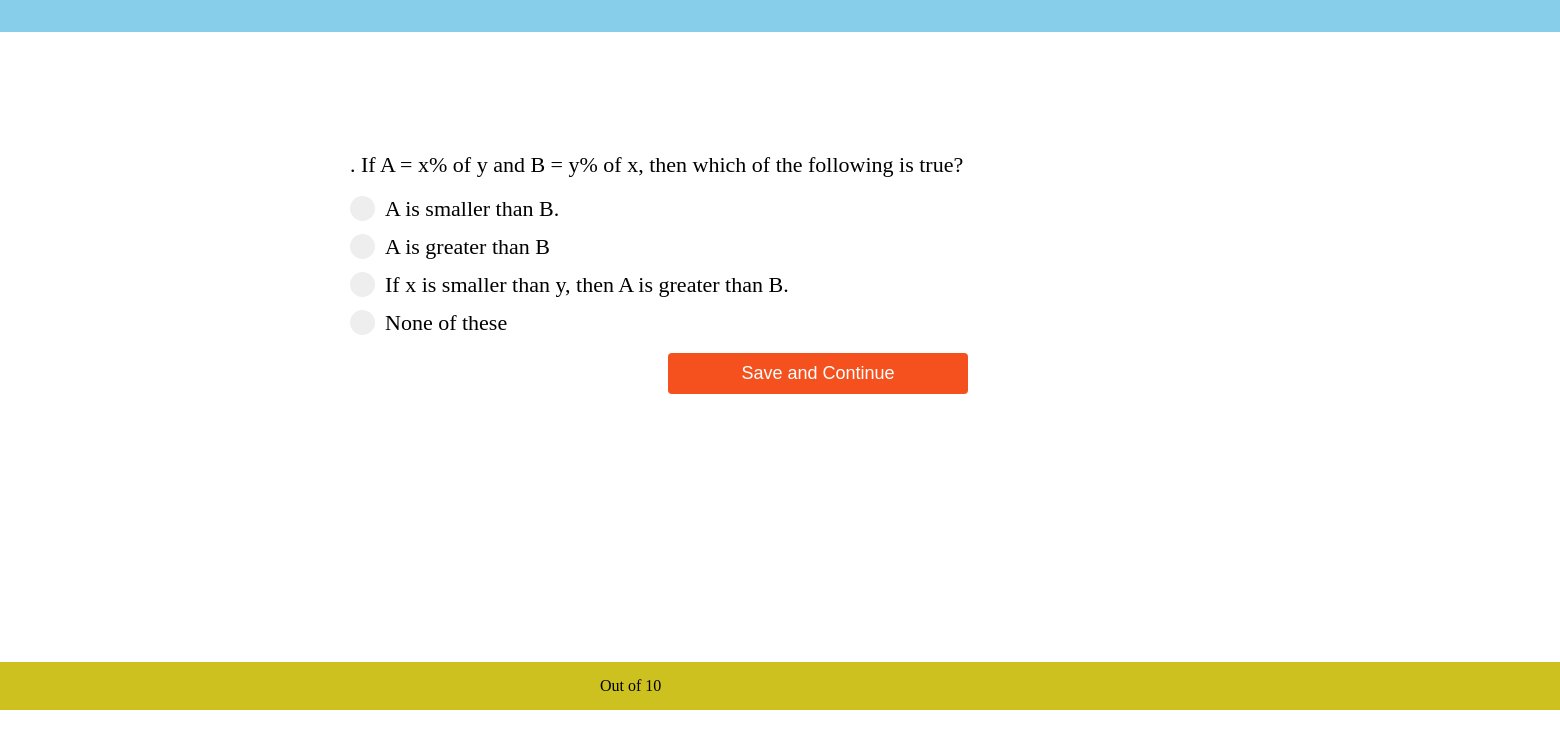
Page /showqns.php on the committed database.
### tables this page shows
CREATE TABLE `question` (
  `qno` int(11) NOT NULL,
  `cat_id` int(11) NOT NULL,
  `qn` varchar(100) NOT NULL,
  `o1` varchar(100) NOT NULL,
  `o2` varchar(100) NOT NULL,
  `o3` varchar(100) NOT NULL,
  `o4` varchar(100) NOT NULL
);

### showqns.php (the view, shortened to what this page needs)
<?php
include('co.php') ;
$loginid = $_SESSION['loginid'];
$type = $_SESSION['type'];
$q = $_SESSION['q'];
?>
<!DOCTYPE html>
<html>
<head>
</head>
<body bgcolor="">
<?php
$sql = "SELECT  * FROM `question` WHERE cat_id=2" ;
$result = mysqli_query($con, $sql);
while($row=mysqli_fetch_assoc($result)) {
          $qno=$row['qno'];
          $query = "SELECT * FROM `answers` WHERE loginid='$loginid' AND qno='$qno' AND cat_id='$type' ";
          $res = mysqli_query($con, $query);
          if(mysqli_num_rows($res)==0) {
      ?>
            <div class="one">
            <form action="store_result.php" method="post">
            <div class="qno">
            <?php echo  $q; ?>.
            <?php echo $row["qn"];?>
            </div>  <br />
          <label class="container">
          <input type="radio"  value="<?php echo $row["o1"];?>" name="userans" > <?php echo $row["o1"]?>
          <span class="checkmark"></span></label>
          <label class="container">
          <input type="radio"  value="<?php echo $row["o2"];?>"  name="userans"> <?php echo $row["o2"]?>
          <span class="checkmark"></span></label>
          <label class="container">
          <input type="radio"  value="<?php echo $row["o3"];?>"  name="userans"> <?php echo $row["o3"]?>
          <span class="checkmark"></span></label>
          <label class="container">
          <input type="radio"  value="<?php echo $row["o4"];?>"  name="userans"> <?php echo $row["o4"]?>
          <span class="checkmark"></span></label>
<center>
           <div>
                   <button class="button" type="submit" name="submit"><span>Save and Continue</span></button>
              </form>
             </div>
         <?php
         break;
           }
           else if(mysqli_num_rows($res)!=$q)
           {
            continue;
           }
}
?>
<div class="out">
  <?php echo $q ." "."Out of 10 " ; ?>
</div>
</body>
</html>

### showqns.php (style rules this page uses)
.container { display: block; position: relative; padding-left: 35px; margin-bottom: 12px; cursor: pointer; font-size: 22px; -webkit-user-select: none; -moz-user-select: none; -ms-user-select: none; user-select: none; }
.checkmark { position: absolute; top: 0; left: 0; height: 25px; width: 25px; background-color: #eee; border-radius: 50%; }
.checkmark:after { content: ""; position: absolute; display: none; }
.container .checkmark:after { top: 9px; left: 9px; width: 8px; height: 8px; border-radius: 50%; background: white; }
.one { margin-top:120px; width:60%; height:50%; margin-left:350px; background-color:; }
.button { border-radius: 4px; background-color: #f4511e; border: none; color: #FFFFFF; text-align: center; font-size: 18px; padding: 10px; width: 300px; transition: all 0.5s; cursor: pointer; margin: 5px; }
.button span { cursor: pointer; display: inline-block; position: relative; transition: 0.5s; }
.button span:after { content: '\00bb'; position: absolute; opacity: 0; top: 0; right: -20px; transition: 0.5s; }
.qno { font-size:22px; margin-top:20px; }
.out { width:100%; background-color:#ccc11e; padding:15px; padding-left:600px; margin-top:110px; }

### rows in the picture
question: qn "If A = x% of y and B = y% of x, then which of the following is true?", o1 "A is smaller than B.", o2 "A is greater than B", o3 "If x is smaller than y, then A is greater than B.", o4 "None of these"
